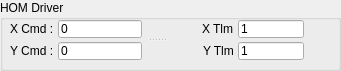
  <widget class="QGroupBox" name="groupBox_HOM">
   <property name="enabled">
    <bool>true</bool>
   </property>
   <property name="geometry">
    <rect>
     <x>20</x>
     <y>320</y>
     <width>341</width>
     <height>71</height>
    </rect>
   </property>
   <property name="title">
    <string>HOM Driver</string>
   </property>
   <widget class="QSplitter" name="splitter_2">
    <property name="geometry">
     <rect>
      <x>10</x>
      <y>20</y>
      <width>294</width>
      <height>40</height>
     </rect>
    </property>
    <property name="orientation">
     <enum>Qt::Vertical</enum>
    </property>
    <widget class="QWidget" name="widget_HOM_X" native="true">
     <layout class="QHBoxLayout" name="horizontalLayout_23">
      <property name="spacing">
       <number>4</number>
      </property>
      <property name="leftMargin">
       <number>0</number>
      </property>
      <property name="topMargin">
       <number>0</number>
      </property>
      <property name="rightMargin">
       <number>0</number>
      </property>
      <property name="bottomMargin">
       <number>0</number>
      </property>
      <item>
       <widget class="QLabel" name="label_36">
        <property name="text">
         <string>X Cmd :</string>
        </property>
       </widget>
      </item>
      <item>
       <widget class="QLineEdit" name="rdAddrEd_18">
        <property name="maximumSize">
         <size>
          <width>84</width>
          <height>16777215</height>
         </size>
        </property>
        <property name="text">
         <string>0</string>
        </property>
       </widget>
      </item>
      <item>
       <spacer name="horizontalSpacer_29">
        <property name="orientation">
         <enum>Qt::Horizontal</enum>
        </property>
        <property name="sizeHint" stdset="0">
         <size>
          <width>22</width>
          <height>20</height>
         </size>
        </property>
       </spacer>
      </item>
      <item>
       <widget class="QLabel" name="label_37">
        <property name="text">
         <string>X Tlm</string>
        </property>
       </widget>
      </item>
      <item>
       <widget class="QLineEdit" name="rdLenEd_13">
        <property name="maximumSize">
         <size>
          <width>66</width>
          <height>16777215</height>
         </size>
        </property>
        <property name="text">
         <string>1</string>
        </property>
       </widget>
      </item>
     </layout>
    </widget>
    <widget class="QWidget" name="widget_HOM_Y" native="true">
     <layout class="QHBoxLayout" name="horizontalLayout_24">
      <property name="spacing">
       <number>4</number>
      </property>
      <property name="leftMargin">
       <number>0</number>
      </property>
      <property name="topMargin">
       <number>0</number>
      </property>
      <property name="rightMargin">
       <number>0</number>
      </property>
      <property name="bottomMargin">
       <number>0</number>
      </property>
      <item>
       <widget class="QLabel" name="label_38">
        <property name="text">
         <string>Y Cmd :</string>
        </property>
       </widget>
      </item>
      <item>
       <widget class="QLineEdit" name="rdAddrEd_19">
        <property name="maximumSize">
         <size>
          <width>84</width>
          <height>16777215</height>
         </size>
        </property>
        <property name="text">
         <string>0</string>
        </property>
       </widget>
      </item>
      <item>
       <spacer name="horizontalSpacer_31">
        <property name="orientation">
         <enum>Qt::Horizontal</enum>
        </property>
        <property name="sizeHint" stdset="0">
         <size>
          <width>22</width>
          <height>20</height>
         </size>
        </property>
       </spacer>
      </item>
      <item>
       <widget class="QLabel" name="label_39">
        <property name="text">
         <string>Y Tlm</string>
        </property>
       </widget>
      </item>
      <item>
       <widget class="QLineEdit" name="rdLenEd_14">
        <property name="maximumSize">
         <size>
          <width>66</width>
          <height>16777215</height>
         </size>
        </property>
        <property name="text">
         <string>1</string>
        </property>
       </widget>
      </item>
     </layout>
    </widget>
   </widget>
  </widget>
